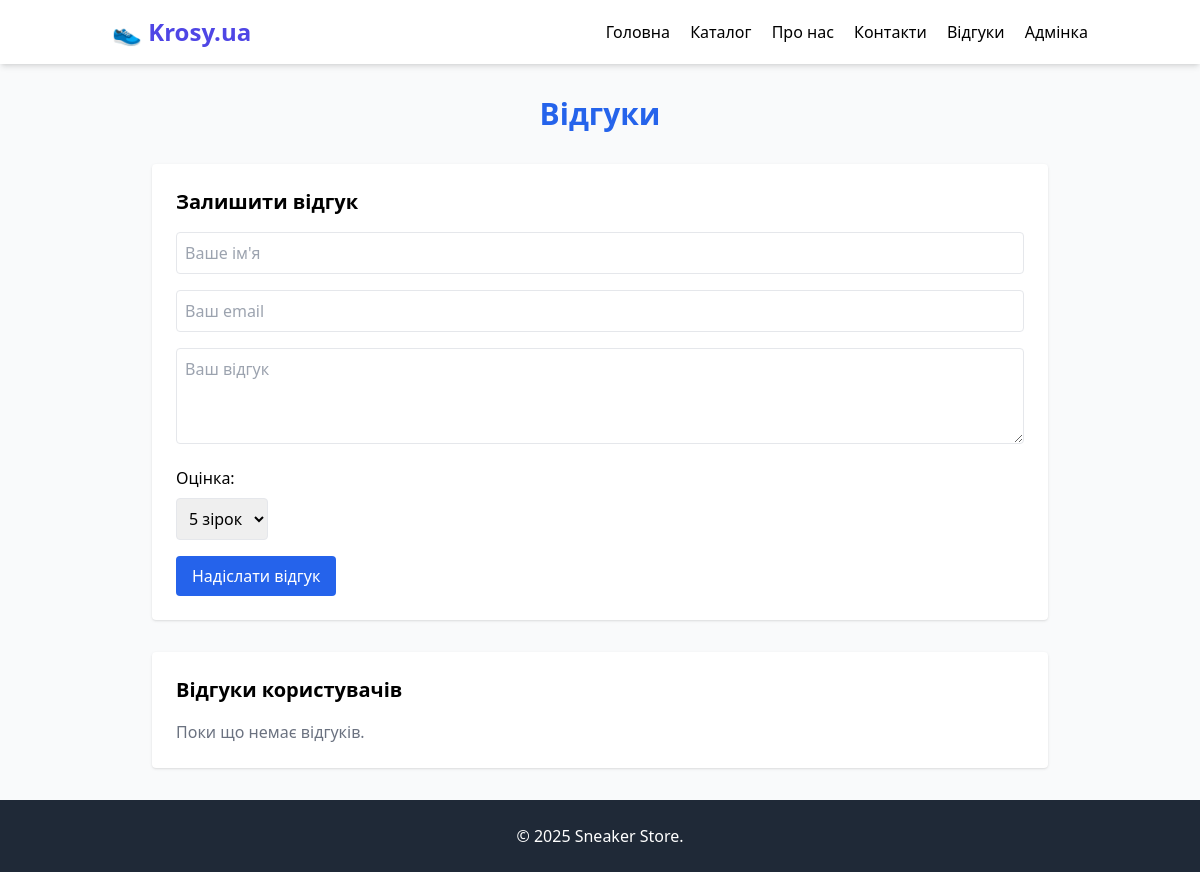
The app's page /feedback, older data.
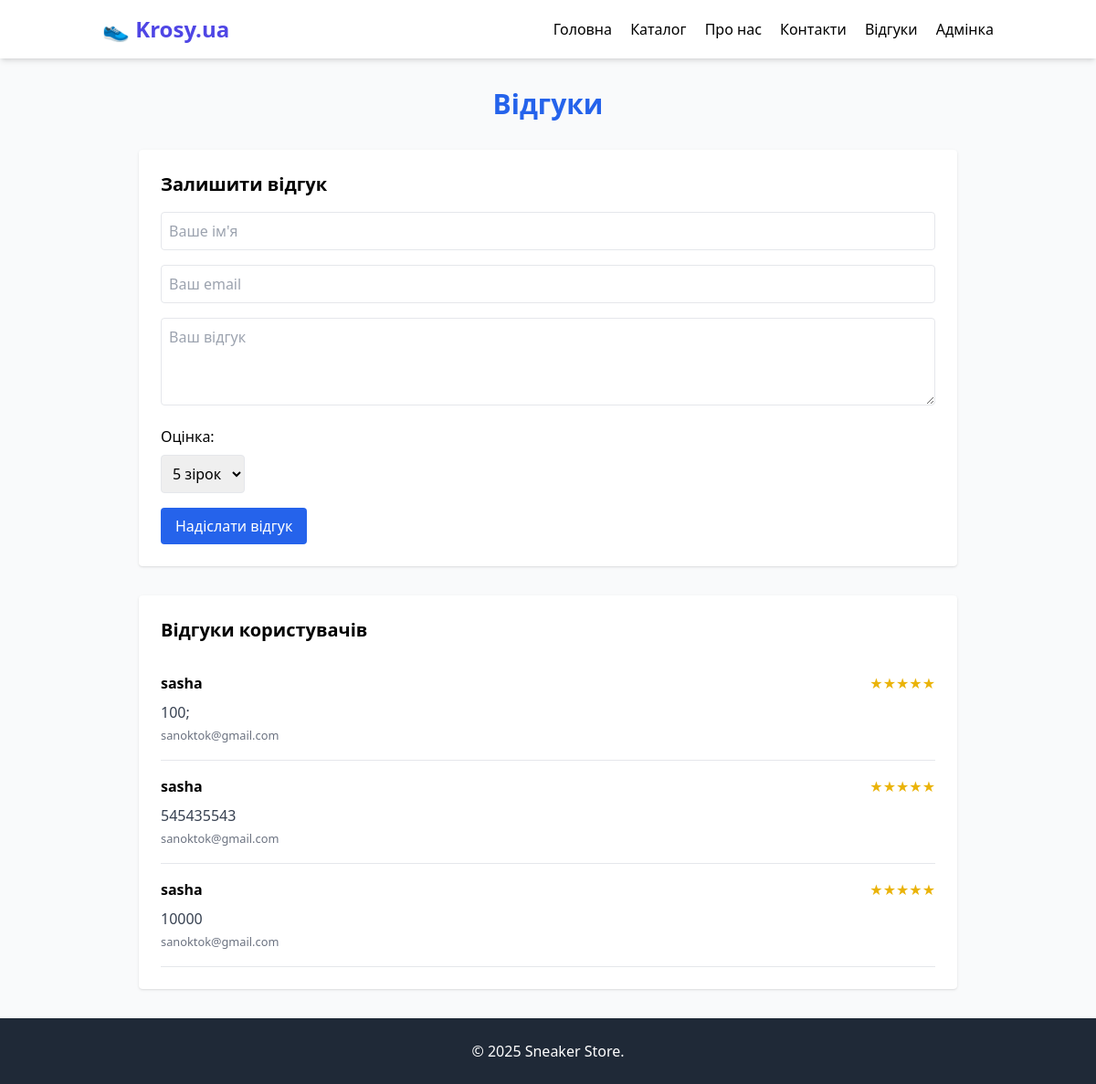
The same page, newer data.
### tables this page shows
CREATE TABLE feedback (
            id INTEGER PRIMARY KEY AUTOINCREMENT,
            name TEXT NOT NULL,
            email TEXT NOT NULL,
            message TEXT NOT NULL,
            rating INTEGER DEFAULT 5
        );

### routes/feedback.py (the view, shortened to what this page needs)
@feedback_bp.route('/feedback', methods=['GET', 'POST'])
def feedback():
    reviews = get_all_feedback()
    return render_template('feedback.html', title="Відгуки", reviews=reviews)

### models.py (called while the page is built)
def get_db_connection():
    conn = sqlite3.connect('db.sqlite')
    conn.row_factory = sqlite3.Row
    return conn

def get_all_feedback():
    conn = get_db_connection()
    reviews = conn.execute('SELECT * FROM feedback ORDER BY id DESC').fetchall()
    conn.close()
    return reviews

### templates/feedback.html (shortened to what this page needs)
{% extends "base.html" %}
{% block content %}
<div class="max-w-4xl mx-auto">
    <h1 class="text-3xl font-bold mb-8 text-center text-blue-600">Відгуки</h1>
    <div class="bg-white p-6 rounded shadow mb-8">
        <h2 class="text-xl font-bold mb-4">Залишити відгук</h2>
        <form method="POST" action="/feedback">
            <div class="mb-4">
                <input type="text" name="name" placeholder="Ваше ім'я" required class="w-full border p-2 rounded">
            </div>
            <div class="mb-4">
                <input type="email" name="email" placeholder="Ваш email" required class="w-full border p-2 rounded">
            </div>
            <div class="mb-4">
                <textarea name="message" placeholder="Ваш відгук" required class="w-full border p-2 rounded h-24"></textarea>
            </div>
            <div class="mb-4">
                <label class="block mb-2">Оцінка:</label>
                <select name="rating" class="border p-2 rounded">
                    <option value="5">5 зірок</option>
                </select>
            </div>
            <button type="submit" class="bg-blue-600 text-white px-4 py-2 rounded hover:bg-blue-700">Надіслати відгук</button>
        </form>
    </div>
    <div class="bg-white p-6 rounded shadow">
        <h2 class="text-xl font-bold mb-4">Відгуки користувачів</h2>
        {% if reviews %}
            {% for review in reviews %}
            <div class="border-b py-4">
                <div class="flex justify-between items-center mb-2">
                    <strong>{{ review['name'] }}</strong>
                    <span class="text-yellow-500">{% for i in range(review['rating']) %}★{% endfor %}</span>
                </div>
                <p class="text-gray-700">{{ review['message'] }}</p>
                <small class="text-gray-500">{{ review['email'] }}</small>
            </div>
            {% endfor %}
        {% else %}
            <p class="text-gray-500">Поки що немає відгуків.</p>
        {% endif %}
    </div>
</div>
{% endblock %}

Row changes from the older to the newer data that the page shows:
added feedback: name "sasha", rating 5 (drawn), message "100;", email "sanoktok@gmail.com"
added feedback: name "sasha", rating 5 (drawn), message "545435543", email "sanoktok@gmail.com"
added feedback: name "sasha", rating 5 (drawn), message "10000", email "sanoktok@gmail.com"
Text that changed along with them:
text no longer shown: "Поки що немає відгуків."
